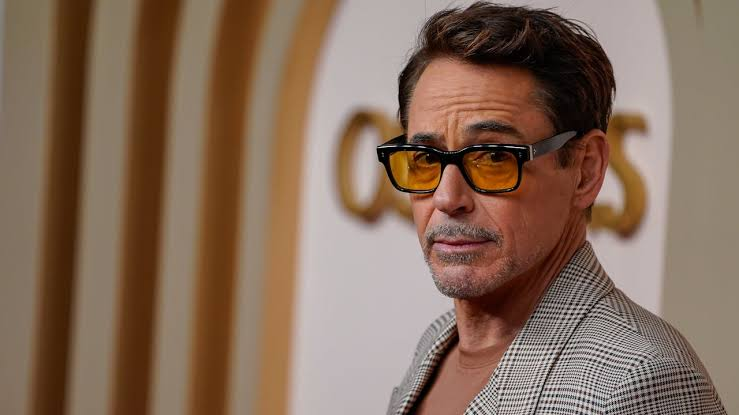
#> input picture Hafta6/Ders1/images.jpg, 739 x 415 px
$ python canny.py
#> lines starting #> are read from the running program, lines starting #| are printed output that depends on the picture; after the words box and inside, x2 and y2 are one past the last pixel; in counts of white or black regions, pixels touching at a corner belong together
import cv2 as cv

src = cv.imread("images.jpg")
#> src is the input picture: shape (415, 739, 3); mean B, G, R 90.9, 108.5, 133.8
if src is None:
    print("Goruntu bulunamadi!")
    exit()

print("Goruntu boyutu:", src.shape)
#| Goruntu boyutu: (415, 739, 3)
cv.imshow("Orijinal Goruntu", src)

gray = cv.cvtColor(src, cv.COLOR_BGR2GRAY)
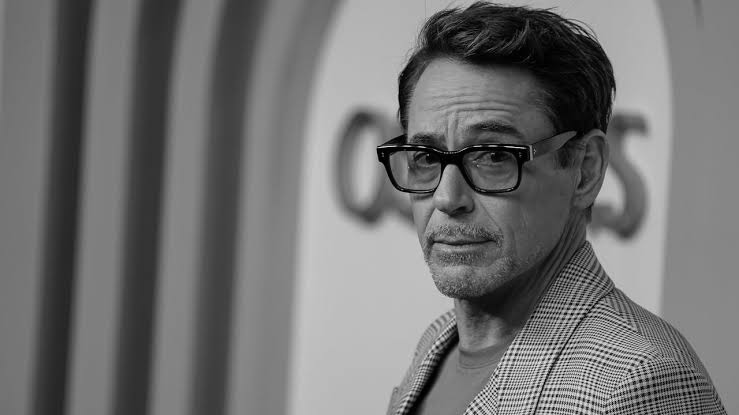
#> gray: shape (415, 739); min 0, max 240, mean 114.1
cv.imshow("Gri Goruntu", gray)

blur = cv.GaussianBlur(gray, (5, 5), 0)
cv.imshow("Gaussian", blur)

edge = cv.Canny(blur, 50, 150)
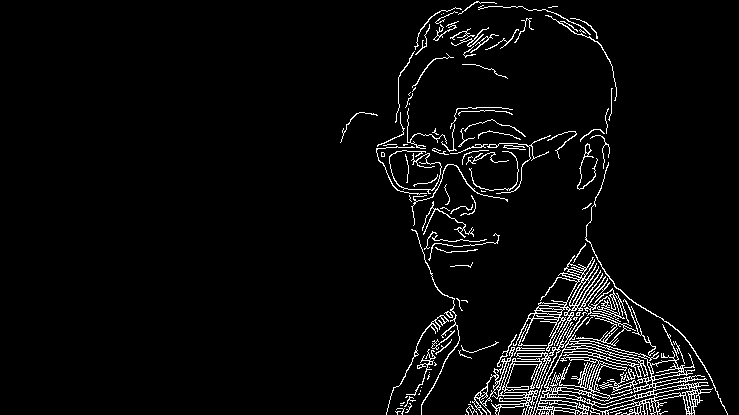
#> edge: shape (415, 739); 4.2% white in thin lines or dots, all inside (x1, y1, x2, y2) = (340, 1, 728, 415)
cv.imshow("Canny", edge)

edge1 = cv.Canny(blur, 30, 100)
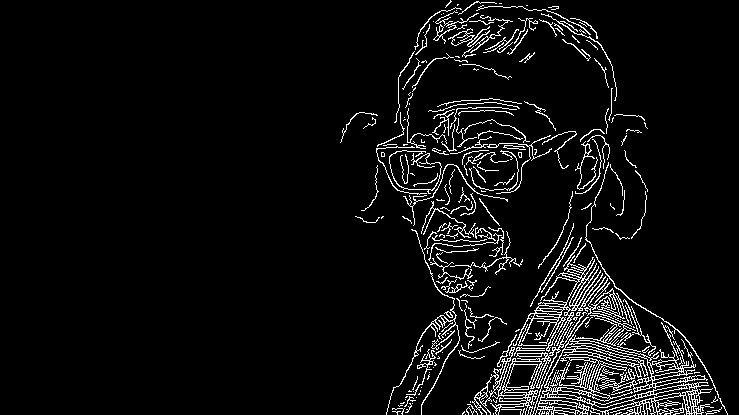
#> edge1: shape (415, 739); 5.6% white in thin lines or dots, all inside (x1, y1, x2, y2) = (340, 0, 728, 415)
edge2 = cv.Canny(blur, 50, 150)
edge3 = cv.Canny(blur, 100, 200)
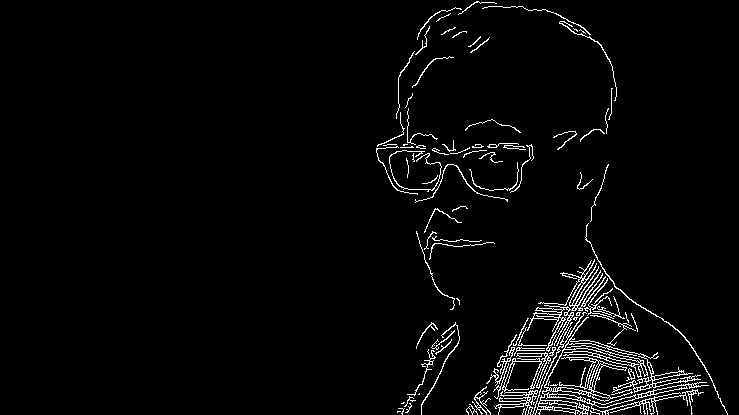
#> edge3: shape (415, 739); 3% white in thin lines or dots, all inside (x1, y1, x2, y2) = (376, 1, 728, 415)

cv.imshow("Canny 30-100", edge1)
cv.imshow("Canny 50-150", edge2)
cv.imshow("Canny 100-200", edge3)

cv.waitKey(0)
cv.destroyAllWindows()
